Frame 1 (no input): blank canvas, image omitted
Frame 60 (no input): blank canvas, image omitted
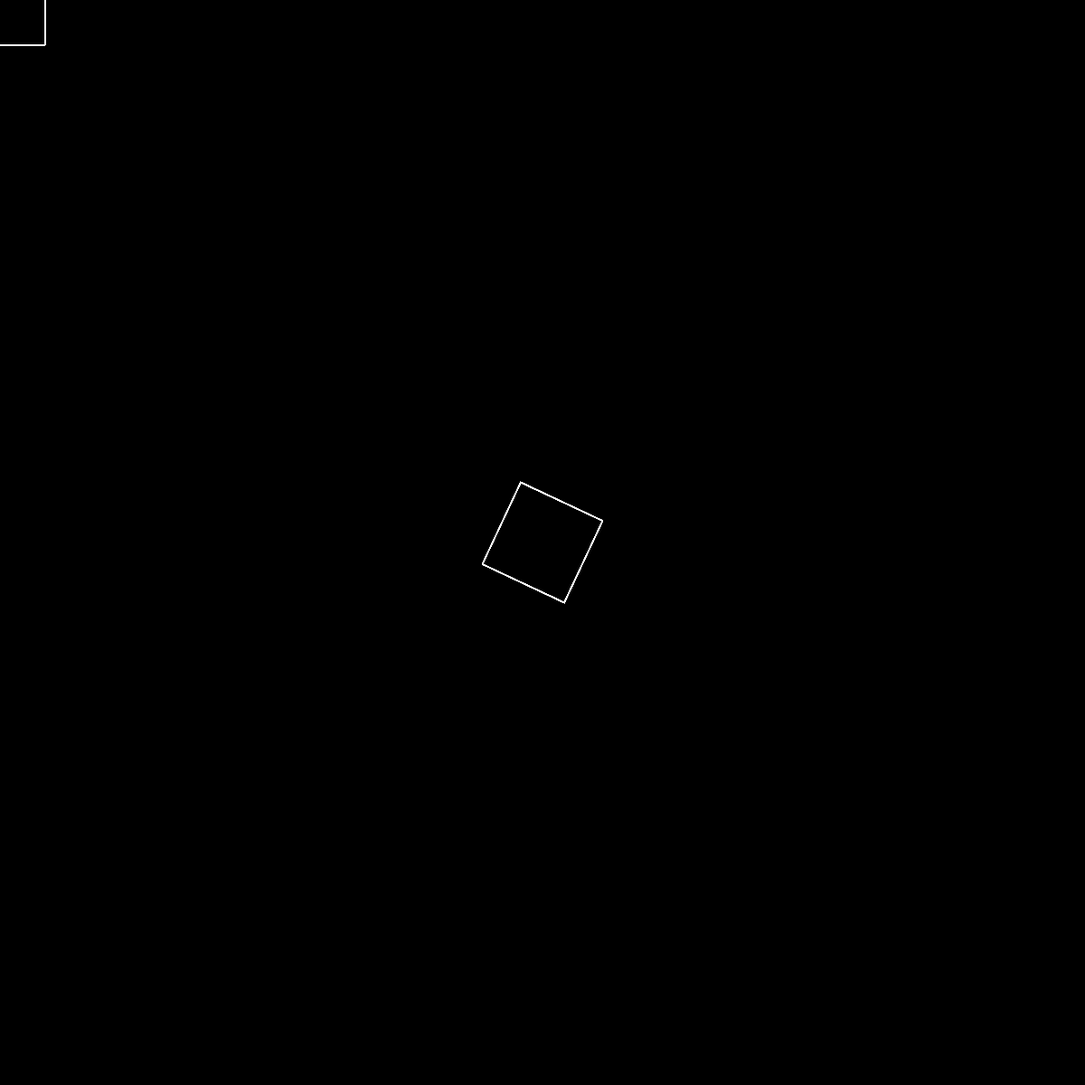
Frame 120 (the mouse pressed at the canvas centre since frame 60)

The p5.js sketch whose frames 1 and 60 were blank and that drew this single picture after the mouse press (run headless with seeded random() and noise() and a simulated clock; from frame 60 on, the mouse is pressed at the canvas centre):

// p5.js sketch
// ── sketch.js
//CC Workshop
//day 2 work 2:-using rotate
//nothing else to add to title




function setup() {
   createCanvas(1200, 1200);   //makes a canvas
   background(0,0,0); //three args: red,green,blue 
   noFill(); //doesnt fill the interior of the shape
   stroke(255,100);
   
   rectMode(CENTER); //sets the x and y coords of rect to refer to its center point
   }

   
//KALEIDOSCOPY CIRCLES
//REMOVE THE MULTI LINE COMMENTS TO GET KALEIDOSCOPY CIRCLES

function draw() {
  //background(0,0);
  var angle=0.02*mouseX+0.02*mouseY;
  translate(mouseX,mouseY); 
  rotate(angle);       //rotate objects below this statement around the canvas origin point in radians by rotating the whole canvas. 
                        //increasing the value by n will rotate around the origin of canvas by n radians
  rect(0,0,100,100);   //rect with origin at its center
  
  
  }
 



  
